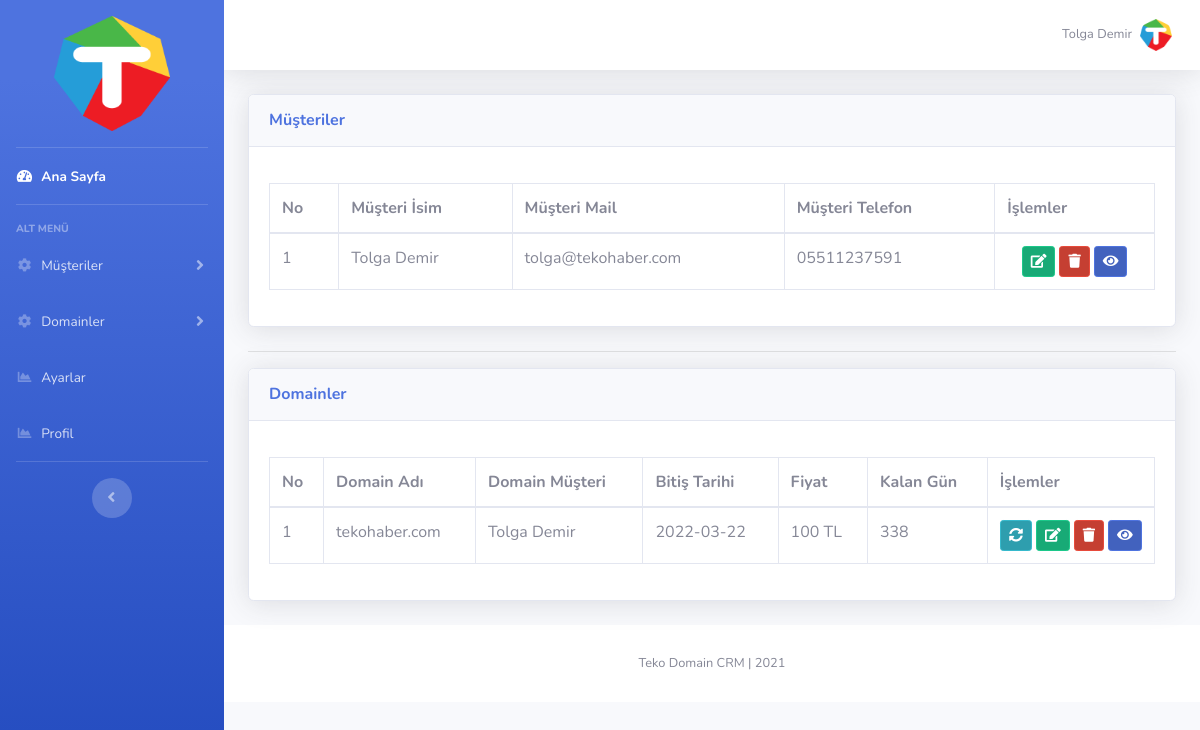
Screenshot of /index.php?durum=ok (signed in) with the database file from the repository.
### tables this page shows
CREATE TABLE `ayarlar` (
  `id` int(11) NOT NULL,
  `site_logo` varchar(400) NOT NULL,
  `site_baslik` varchar(350) NOT NULL,
  `site_aciklama` varchar(300) NOT NULL,
  `site_link` varchar(100) NOT NULL,
  `site_sahip_mail` varchar(100) NOT NULL,
  `site_mail_host` varchar(100) NOT NULL,
  `site_mail_mail` varchar(100) NOT NULL,
  `site_mail_port` int(11) NOT NULL,
  `site_mail_sifre` varchar(100) NOT NULL,
  `footer_bilgi` varchar(75) DEFAULT NULL,
  `footer_ust` varchar(200) DEFAULT NULL,
  `footer_alt` varchar(200) DEFAULT NULL
);

CREATE TABLE `musteri` (
  `musteri_id` int(11) NOT NULL,
  `musteri_isim` varchar(200) NOT NULL,
  `musteri_mail` varchar(200) NOT NULL,
  `musteri_telefon` varchar(50) NOT NULL,
  `musteri_detay` text NOT NULL
);

CREATE TABLE `domain` (
  `domain_id` int(11) NOT NULL,
  `domain_adi` varchar(100) NOT NULL,
  `domain_musteri` int(11) NOT NULL,
  `domain_baslangic` date NOT NULL,
  `domain_kayit_firmasi` varchar(300) NOT NULL,
  `domain_bitis` date NOT NULL,
  `domain_fiyat` varchar(50) NOT NULL
);

### islemler/baglan.php (called while the page is built, shortened)
<?php
$host="localhost";
$veritabani_ismi="kursdomaintakip";
$kullanici_adi="root";
$sifre="";
try {
	$db = new PDO("mysql:host=$host;dbname=$veritabani_ismi;charset=utf8",$kullanici_adi,$sifre);
} catch (PDOException $e) {
	echo $e->getmessage();
}
$sorgu=$db->prepare("SELECT * FROM ayarlar");
$sorgu->execute();
$ayarcek=$sorgu->fetch(PDO::FETCH_ASSOC);
?>

### index.php (the view, shortened to what this page needs)
<?php include 'header.php' ?>
<link rel="stylesheet" type="text/css" href="vendor/datatables/dataTables.bootstrap4.min.css">
<div class="container-fluid">
  <div class="card shadow mb-4">
    <div class="card-header py-3">
      <h6 class="m-0 font-weight-bold text-primary">Müşteriler</h6>
    </div>
    <div class="card-body">
      <div class="table-responsive mt-3">
        <table class="table table-bordered" id="musteritablosu">
          <thead>
            <tr>
              <th>No</th>
              <th>Müşteri İsim</th>
              <th>Müşteri Mail</th>
              <th>Müşteri Telefon</th>
              <th>İşlemler</th>
            </tr>
          </thead>
          <tbody>
            <?php
            $sayi=0;
            $sorgu=$db->prepare("SELECT * FROM musteri");
            $sorgu->execute();
            while ($musteribilgisi=$sorgu->fetch(PDO::FETCH_ASSOC)) {
              $sayi++;
              ?>
              <tr>
                <td><?php echo $sayi; ?></td>
                <td><?php echo $musteribilgisi['musteri_isim']; ?></td>
                <td><?php echo $musteribilgisi['musteri_mail']; ?></td>
                <td><?php echo $musteribilgisi['musteri_telefon']; ?></td>
                <td>
                  <div class="row justify-content-center">
                    <form action="musteriduzenle.php" method="POST" accept-charset="utf-8">
                      <button type="submit" name="duzenleme" class="btn btn-success btn-sm btn-icon-split">
                        <span class="icon text-white-60">
                          <i class="fas fa-edit"></i>
                        </span>
                      </button>
                    </form>
                    <form class="mx-1" action="islemler/ajax.php" method="POST" accept-charset="utf-8">
                      <button type="submit" name="musterisilme" class="btn btn-danger btn-sm btn-icon-split">
                        <span class="icon text-white-60">
                          <i class="fas fa-trash"></i>
                        </span>
                      </button>
                    </form>
                    <form action="musteri.php" method="POST" accept-charset="utf-8">
                      <button type="submit" name="duzenleme" class="btn btn-primary btn-sm btn-icon-split">
                        <span class="icon text-white-60">
                          <i class="fas fa-eye"></i>
                        </span>
                      </button>
                    </form>
                  </div>
                </td>
              </tr>
            <?php } ?>
          </tbody>
        </table>
      </div>
    </div>
  </div>
  <hr>
  <div class="card shadow mb-4">
    <div class="card-header py-3">
      <h6 class="m-0 font-weight-bold text-primary">Domainler</h6>
    </div>
    <div class="card-body">
      <div class="table-responsive mt-3">
        <table class="table table-bordered" id="domaintablosu">
          <thead>
            <tr>
              <th>No</th>
              <th>Domain Adı</th>
              <th>Domain Müşteri</th>
              <th>Bitiş Tarihi</th>
              <th>Fiyat</th>
              <th>Kalan Gün</th>
              <th>İşlemler</th>
            </tr>
          </thead>
          <tbody>
            <?php
            $sayi=0;
            $sorgu=$db->prepare("SELECT * FROM domain LEFT JOIN musteri ON domain.domain_musteri=musteri.musteri_id");
            $sorgu->execute();
            while ($domain=$sorgu->fetch(PDO::FETCH_ASSOC)) {
              $sayi++;
              ?>
              <tr>
                <td><?php echo $sayi; ?></td>
                <td><?php echo $domain['domain_adi']; ?></td>
                <td><?php echo $domain['musteri_isim']; ?></td>
                <td><?php echo $domain['domain_bitis']; ?></td>
                <td><?php echo $domain['domain_fiyat']; ?></td>
                <td><?php
                $bugununtarihi=strtotime(date('d.m.Y'));
                $domainbitis=strtotime($domain['domain_bitis']);
                $sonuc=$domainbitis-$bugununtarihi;
                echo $fark=floor($sonuc / (60*60*24));
                ?></td>
                <td>
                  <div class="row justify-content-center">
                   <form class="mr-1" action="domainyenile.php" method="POST" accept-charset="utf-8">
                    <button type="submit" name="yenile" class="btn btn-info btn-sm btn-icon-split">
                      <span class="icon text-white-60">
                        <i class="fas fa-sync-alt"></i>
                      </span>
                    </button>
                  </form>
                  <form action="domainduzenle.php" method="POST" accept-charset="utf-8">
                    <button type="submit" name="duzenleme" class="btn btn-success btn-sm btn-icon-split">
                      <span class="icon text-white-60">
                        <i class="fas fa-edit"></i>
                      </span>
                    </button>
                  </form>
                  <form class="mx-1" action="islemler/ajax.php" method="POST" accept-charset="utf-8">
                    <button type="submit" name="domainsilme" class="btn btn-danger btn-sm btn-icon-split">
                      <span class="icon text-white-60">
                        <i class="fas fa-trash"></i>
                      </span>
                    </button>
                  </form>
                  <form action="domain.php" method="POST" accept-charset="utf-8">
                    <button type="submit" name="duzenleme" class="btn btn-primary btn-sm btn-icon-split">
                      <span class="icon text-white-60">
                        <i class="fas fa-eye"></i>
                      </span>
                    </button>
                  </form>
                </div>
              </td>
            </tr>
          <?php } ?>
        </tbody>
      </table>
    </div>
  </div>
</div>
</div>
<?php include 'footer.php' ?>

### header.php (shortened to what this page needs)
<?php
include 'islemler/baglan.php';
?>
<!DOCTYPE html>
<html lang="en">
<head>
  <link href="vendor/fontawesome-free/css/all.min.css" rel="stylesheet" type="text/css">
  <link href="css/sb-admin-2.min.css" rel="stylesheet">
</head>
<body id="page-top">
  <div id="wrapper">
    <ul class="navbar-nav bg-gradient-primary sidebar sidebar-dark accordion" id="accordionSidebar">
     <li class="nav-item">
      <a class="nav-link text-center" href="index.php">
        <img src="dosyalar/<?php echo $ayarcek['site_logo'] ?>" style="width: 60%; height: auto;">
      </a>
    </li>
    <hr class="sidebar-divider my-0">
    <li class="nav-item active">
      <a class="nav-link" href="index.php">
        <i class="fas fa-fw fa-tachometer-alt"></i>
        <span>Ana Sayfa</span></a>
      </li>
      <hr class="sidebar-divider">
      <div class="sidebar-heading">
        ALT MENÜ
      </div>
      <li class="nav-item">
        <a class="nav-link collapsed" href="#" data-toggle="collapse" data-target="#musterimenu" aria-expanded="true" aria-controls="musterimenu">
          <i class="fas fa-fw fa-cog"></i>
          <span>Müşteriler</span>
        </a>
      </li>
      <li class="nav-item">
        <a class="nav-link collapsed" href="#" data-toggle="collapse" data-target="#domainmenu" aria-expanded="true" aria-controls="domainmenu">
          <i class="fas fa-fw fa-cog"></i>
          <span>Domainler</span>
        </a>
      </li>
      <li class="nav-item">
        <a class="nav-link" href="ayarlar.php">
          <i class="fas fa-fw fa-chart-area"></i>
          <span>Ayarlar</span></a>
        </li>
        <li class="nav-item">
          <a class="nav-link" href="profil.php">
            <i class="fas fa-fw fa-chart-area"></i>
            <span>Profil</span></a>
          </li>
          <hr class="sidebar-divider d-none d-md-block">
          <div class="text-center d-none d-md-inline">
            <button class="rounded-circle border-0" id="sidebarToggle"></button>
          </div>
        </ul>
        <div id="content-wrapper" class="d-flex flex-column">
          <div id="content">
            <nav class="navbar navbar-expand navbar-light bg-white topbar mb-4 static-top shadow">
              <ul class="navbar-nav ml-auto">
                <li class="nav-item dropdown no-arrow">
                  <a class="nav-link dropdown-toggle" href="#" id="userDropdown" role="button" data-toggle="dropdown" aria-haspopup="true" aria-expanded="false">
                    <span class="mr-2 d-none d-lg-inline text-gray-600 small"><?php echo $_SESSION['kul_isim'] ?></span>
                    <img class="img-profile rounded-circle" src="dosyalar/<?php echo $ayarcek['site_logo'] ?>">
                  </a>
                </li>
              </ul>
            </nav>

### footer.php (shortened to what this page needs)
  <footer class="sticky-footer bg-white">
    <div class="container my-auto">
      <div class="copyright text-center my-auto">
        <span><?php echo $ayarcek['footer_bilgi'] ?></span>
      </div>
    </div>
  </footer>
</div>
</div>
</body>
</html>

### rows the page displays
ayarlar: site_logo (picture), footer_bilgi "Teko Domain CRM | 2021"
musteri: musteri_isim "Tolga Demir", musteri_mail "tolga@tekohaber.com", musteri_telefon "05511237591"
domain: domain_adi "tekohaber.com", musteri.musteri_isim "Tolga Demir", domain_bitis "2022-03-22", domain_fiyat "100 TL"

### other values shown
$_SESSION['kul_isim'] "Tolga Demir"
